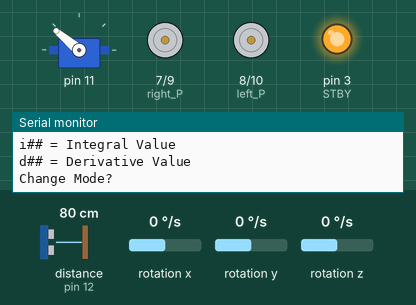
A sketch run on a simulated Arduino Uno, built for the host (arithmetic inside an expression is 32-bit, double 64-bit). On the bench: servo, motor-driver pin pairs drawn as motors (green arrow = first pin HIGH = forward, orange = second pin HIGH = backward, longer = more drive, scaled by the enable pin, stopped while the standby pin is LOW), output pins drawn as LEDs (lit = HIGH), the last lines printed to the serial monitor. Wiring (inferred from the names in the program): ultrasonic range finder: trigger pin 13; echo pin 12; MPU-6050 motion sensor at I2C address 0x68. The test bench sets the inputs (shaded band); at power-on: distance to the obstacle (sensor on pin 12) 80 cm, rotation x 0 °/s, rotation y 0 °/s, rotation z 0 °/s. The echo pulse lasts 58.3 µs per cm; pins used as bus, display or sensor lines are not drawn.

Above: at 12.42 s.
12.6 s: distance to the obstacle (sensor on pin 12) set to 4 cm
At 15.5 s:
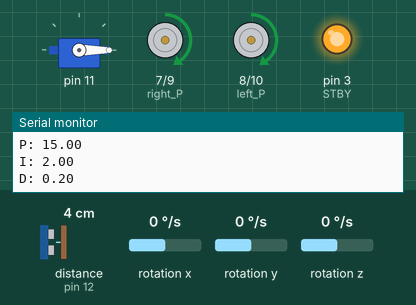
15.6 s: distance to the obstacle (sensor on pin 12) set to 2 cm
At 17.73 s:
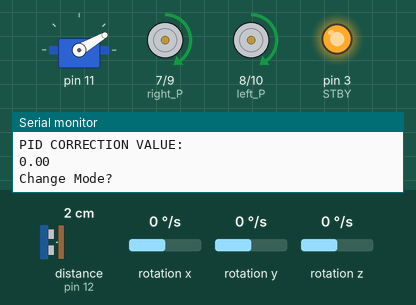
18.6 s: distance to the obstacle (sensor on pin 12) set to 9 cm
At 21.3 s:
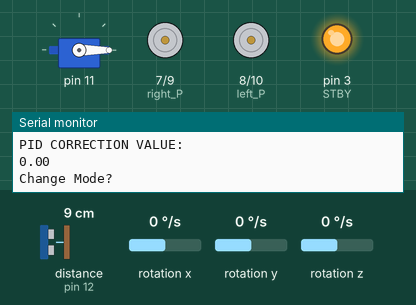
21.6 s: distance to the obstacle (sensor on pin 12) set to 35 cm
24.6 s: distance to the obstacle (sensor on pin 12) set to 40 cm
At 26.2 s:
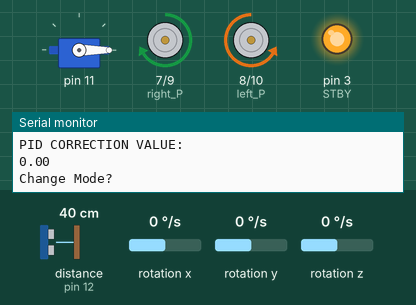
27.6 s: distance to the obstacle (sensor on pin 12) set to 18 cm
At 30.1 s:
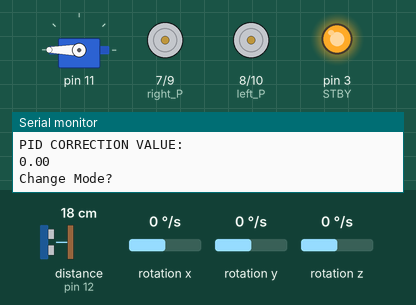
Timing chart, 0 to 31.6 s (numbered marks = the images above; inputs shaded):
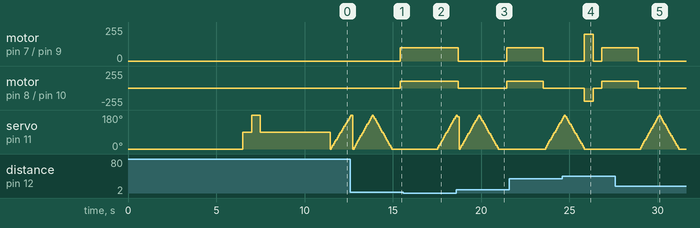

The sketch:

Sunny_Main.ino
```cpp
/*
Main.ino For Sunny the robot
Sunny can run autonomously, as well as be controlled remotely via bluetooth functionality
*/

#include <math.h>
#include <Servo.h>
#include <Wire.h>

int servo_P = 11;
int trig = 13;
int echo = 12;
byte incomingByte;

class Motor_Control{

  private:
  /*
  P and N = Positive polarity and Negitive polarity
  The motors work by reversing the flow of current (P == HIGH && N == LOW || P == LOW && N == HIGH)
  NOTE: Speed is from scale 0 to 255
  */
    const int STBY = 3;

    const int PWM_R = 5;
    const int right_P = 7;
    const int right_N = 9;

    const int PWM_L = 6;
    const int left_P = 8;
    const int left_N = 10;

    // NOTE: INV reverses the polarity of the motors, so forward becomes backward and vis versa
  public:
    /*
    REFER TO DRV8835 DATA SHEET
    PAGES 3 AND 7
    */
    void motor_Setup(){
      pinMode(STBY, OUTPUT);

      pinMode(PWM_R, OUTPUT);
      pinMode(right_P, OUTPUT);
      pinMode(right_N, OUTPUT);

      pinMode(PWM_L, OUTPUT);
      pinMode(left_P, OUTPUT);
      pinMode(left_N, OUTPUT);

      digitalWrite(STBY, HIGH);   // IMPORTANT -> sets standby mode to off

    }

    void stop(){
      analogWrite(PWM_R, 0);
      analogWrite(PWM_L, 0);
    }

    void circles(int speed = 100){
      // makes the right side go forward (P --> N)
      digitalWrite(right_P, HIGH);
      digitalWrite(right_N, LOW);
      analogWrite(PWM_R, speed); // Speed scale 0-255

      // makes the left side go backward (N --> P)
      digitalWrite(left_P, LOW);
      digitalWrite(left_N, HIGH);
      analogWrite(PWM_L, speed); // Speed scale 0-255

      delay(5000);
      stop();

      // car go in opposite circles now
      digitalWrite(right_P, LOW);
      digitalWrite(right_N, HIGH);
      analogWrite(PWM_R, speed);

      digitalWrite(left_P, HIGH);
      digitalWrite(left_N, LOW);
      analogWrite(PWM_L, speed);

      delay(5000);
      stop();
    }

    void car_forward(int speedR=200, int speedL=200){
      // NOTE: Speed is from scale 0 to 255

      // makes the right side go forward (P --> N)
      digitalWrite(right_P, HIGH);
      digitalWrite(right_N, LOW);
      analogWrite(PWM_R, speedR); // Speed scale 0-255

      // makes the left side go forward (P --> N)
      digitalWrite(left_P, HIGH);
      digitalWrite(left_N, LOW);
      analogWrite(PWM_L, speedL); // Speed scale 0-255
    }

    void car_backward(int speed=200){
      // NOTE: Speed is from scale 0 to 255

      digitalWrite(right_P, LOW);
      digitalWrite(right_N, HIGH);
      analogWrite(PWM_R, speed); // Speed scale 0-255

      digitalWrite(left_P, LOW);
      digitalWrite(left_N, HIGH);
      analogWrite(PWM_L, speed); // Speed scale 0-255
    }

    void car_left(int speed=200){
      // NOTE: Speed is from scale 0 to 255

      digitalWrite(right_P, HIGH);
      digitalWrite(right_N, LOW);
      analogWrite(PWM_R, speed); // Speed scale 0-255

      digitalWrite(left_P, LOW);
      digitalWrite(left_N, HIGH);
      analogWrite(PWM_L, speed); // Speed scale 0-255
    }

    void car_right(int speed=200){
      // NOTE: Speed is from scale 0 to 255

      digitalWrite(right_P, LOW);
      digitalWrite(right_N, HIGH);
      analogWrite(PWM_R, speed); // Speed scale 0-255

      digitalWrite(left_P, HIGH);
      digitalWrite(left_N, LOW);
      analogWrite(PWM_L, speed); // Speed scale 0-255
    }

    void turn_degs(float degree, char direction='R'){
      long time_Delay;
      if(degree <= 90){
        time_Delay = (275.5 * degree)/90.0;
      }else{
        time_Delay = (1000 * degree)/360.0;
      }

      switch(direction){
        case 'R':
          car_right(200);
          delay(time_Delay);
          stop();
          delay(500);
          break;
        case 'L':
          car_left(200);
          delay(time_Delay);
          stop();
          delay(500);
          break;
      }
    }

};

class Sensors{
  private:

  public:

  void sensors_Setup(){
    pinMode(trig, OUTPUT);
    digitalWrite(trig, LOW);
    delayMicroseconds(2);
    pinMode(echo, INPUT);
    delay(6000);
  }

  float ultrasonic_Sensors(int trig, int echo){
    digitalWrite(trig, LOW);
    delayMicroseconds(2);    // Used to trigger input pin to start ranging (refer to specs sheet)
    digitalWrite(trig, HIGH);
    delayMicroseconds(10);
    digitalWrite(trig, LOW);
    long duration = pulseIn(echo, HIGH, 38000);   // duration in micro seconds
    delay(60);
    float inches = 0;
    if(duration>=38000){
      Serial.print("Out range");
      inches = 257;   // duration in maximum amount of inches
      return inches;
      }
    else{
      float distance = duration/58.0;   // refer to specs sheet for formula
      // distance in centimeters
      inches=distance/2.54;
      return inches;
      }
    }

  float average(float arr[]){
    int len = sizeof(arr);
    float avg = 0;
    for(int i = 0; i < len; i++){
      avg += arr[i];
    }
    float val = avg/len;
    return val;
  }

};

class Obstacle_Avoidance{
  private:
    Servo servo;
    Motor_Control motors;
    Sensors sensor;

    const int min_distance = 15;    // in inches

  public:

  void avoidance_Setup(int Servo_Pin){
    servo.attach(Servo_Pin);
    servo.write(0);
    delay(500);
    servo.write(90);
    delay(500);
    servo.write(180);
    delay(500);
    servo.write(90);

  }

  bool enviroment_Sweep(){
    bool scan = false;
    int us_Buffer = 1;
    while(scan != true){
      float ultra_Sonic = 0;
      for(int i = 0; i<=360;i+=10){

        int angle;
        if(i <= 180){
          angle = i;
        }else{
          angle = 360 - i;
        }

        ultra_Sonic = sensor.ultrasonic_Sensors(trig, echo);
        if(ultra_Sonic < min_distance && ultra_Sonic > us_Buffer){
          scan = true;
          return scan;
        }
        servo.write(angle);
        // delayMicroseconds(50);
      }
    }
  }

  void direction_Change(){
    // does a sweeping scan to see what direction has open space (0 to 90 - right) and (90 to 180 - left)
    // compares the distance free dected on both sides and turns which ever direction has the most free distance
    // then drives in that direction

    float max_Angle = 0;
    float max_Dist = 0;
    float ultra_Sonic = 0;

    for(int i = 0; i<=360;i+=10){
      int angle;
        if(i <= 180){
          angle = i;
        }else{
          angle = 360 - i;
        }
      ultra_Sonic = sensor.ultrasonic_Sensors(trig, echo);
      if(max_Dist < ultra_Sonic){ // keeps track of the highest value and its associated angle during the sweep
        max_Dist = ultra_Sonic;
        max_Angle = angle;
      }
      // Serial.println(i);
      servo.write(angle);
      //delay(1);
    }

    if(max_Angle <= 90){  // if it was detected to the RIGHT of the bot
      motors.turn_degs(max_Angle,'R');
    }else{
      motors.turn_degs(max_Angle,'L');
    }
  }

  void obstacle_Avoid(){
    bool avoid = enviroment_Sweep();
    if(avoid == true){
      motors.stop();
      direction_Change();
    }
  }

};

class MPU650_MotionTracking{
  // Make sure to include Wire.h
  private:
    const byte DEVICE_ADDR = 0x68;    // this is the device address of the MPU6050
  public:
    float x_Offset=0;
    float y_Offset=0;
    float z_Offset=0;

  void motionTracking_setup(){
    Wire.begin();
    Wire.setClock(400000);
    Wire.beginTransmission(DEVICE_ADDR);    // this line sets up communcation with the device using the device address MPU
      Wire.write(0x6B);       // This line selects register name "PWR_MGMT_1"
      Wire.write(0);          // This line essentially "wakes" the device up by replacing its sleep bit from 1(sleep) to 0(awake)
    Wire.endTransmission();   // this line ensures the value is replaced

    gyro_Calibration();
  }

  void gyro_Calibration(){
    float gyro_x=0;
    float gyro_y=0;
    float gyro_z=0;

    int max_Test = 1000;
    for(int c = 0; c<max_Test; c++){
      Wire.beginTransmission(DEVICE_ADDR);
      Wire.write(0x43);              // tells the device to start at this register
      // when it reads the device it starts from the lowest register specified (43) and goes up
      Wire.endTransmission(false);
      Wire.requestFrom(DEVICE_ADDR,6);
      int16_t xH = Wire.read();    // reads 2 bytes
      int16_t xL = Wire.read();
      int16_t yH = Wire.read();
      int16_t yL = Wire.read();
      int16_t zH = Wire.read();
      int16_t zL = Wire.read();

      int16_t x = (xH << 8) | xL;  // combine high and low byte into one 16-bit value
                    // NOTE: << is a bit shift operator
      int16_t y = (yH << 8) | yL;  // combine high and low byte into one 16-bit value
      int16_t z = (zH << 8) | zL;  // combine high and low byte into one 16-bit value

      gyro_x += x / 131.0;    // convert to degrees per second
      gyro_y += y / 131.0;    // convert to degrees per second
      gyro_z += z / 131.0;    // convert to degrees per second
      delay(1);
    }

    x_Offset = gyro_x/max_Test;
    y_Offset = gyro_y/max_Test;
    z_Offset = gyro_z/max_Test;
  }

  void gyroScope(float gyro_Data[3]){
    Wire.beginTransmission(DEVICE_ADDR);
    Wire.write(0x43);              // tells the device to start at this register
    // when it reads the device it starts from the lowest register specified (43) and goes up
    Wire.endTransmission(false);
    Wire.requestFrom(DEVICE_ADDR,6);
    int16_t xH = Wire.read();    // reads 2 bytes
    int16_t xL = Wire.read();
    int16_t yH = Wire.read();
    int16_t yL = Wire.read();
    int16_t zH = Wire.read();
    int16_t zL = Wire.read();

    int16_t x = (xH << 8) | xL;  // combine high and low byte into one 16-bit value
                  // NOTE: << is a bit shift operator
    int16_t y = (yH << 8) | yL;  // combine high and low byte into one 16-bit value
    int16_t z = (zH << 8) | zL;  // combine high and low byte into one 16-bit value

    float gyro_x = (x / 131.0) + x_Offset;    // convert to degrees per second
    float gyro_y = (y / 131.0) + y_Offset;    // convert to degrees per second
    float gyro_z = (z / 131.0) + z_Offset;    // convert to degrees per second

    gyro_Data[0] = gyro_x;
    gyro_Data[1] = gyro_y;
    gyro_Data[2] = gyro_z;
    // Serial.println(gyro_Data[0]);
    // Serial.println(gyro_Data[1]);
    Serial.println(gyro_Data[2]);

  }

};

class PID{
  private:
    unsigned previous_Time = 0;
    float Kp = 0;
    float Ki = 0;
    float Kd = 0;
    float desired_Val;

    float integral = 0;
    float old_eT = 0;

  public:

  PID(float ideal_Val){
    desired_Val = ideal_Val;
  }

  float pid_Output(float kp, float ki, float kd, float actual_Val){
    Kp = kp;
    Ki = ki;
    Kd = kd;
    unsigned current_Time = millis();

    float dt = (current_Time - previous_Time)/1000.0;
    if (dt <= 0){
      return 0;
    }
    float eT = desired_Val - actual_Val;

    float P = Kp * eT;
    integral += eT * dt;
    float I = Ki * integral;
    float derivative = (eT - old_eT) / dt;
    float D = Kd * derivative;

    float pid = P + I + D;
    previous_Time = current_Time;
    old_eT = eT;
    return pid;
  }
};

class BlueTooth{
  private:
    Motor_Control motors;
  public:

  void pid_Blu(float &kp, float &ki, float &kd){
    char weight;
    // float kp = Kp;
    // float ki = Ki;
    // float kd = Kd;
    if(Serial.available() > 0){
      weight = Serial.read();
      Serial.println("Controller Variable: " + String(weight));
      switch(weight){
        case 'p':
          do{
            kp = Serial.parseFloat();
          }while(Serial.available() == 0);
          Serial.println("NEW PROPORTIONAL VALUE: " + String(kp));
          break;
        case 'i':
          do{
            ki = Serial.parseFloat();
          }while(Serial.available() == 0);
          Serial.println("NEW INTEGRAL VALUE: " + String(ki));
          break;
        case 'd':
          do{
            kd = Serial.parseFloat();
          }while(Serial.available() == 0);
          Serial.println("NEW DERIVATIVE VALUE: " + String(kd));
          break;
      }
    }
  }

  void remote_Control(int &speed){
    char command = Serial.read();
    switch(command){
      case 'V':
        speed = Serial.read();
        break;
      case 'F':
        motors.car_forward(speed, speed);
        break;
      case 'B':
        motors.car_backward(speed);
        break;
      case 'L':
        motors.car_left(speed);
        break;
      case 'R':
        motors.car_right(speed);
      default:
        Serial.println("Car STOP");
        motors.stop();
        break;
    }
  }

};

// Object creation
Servo servo;
Motor_Control motors;
Sensors sensor;
Obstacle_Avoidance avoid;
MPU650_MotionTracking motionT;
BlueTooth blu;
PID pid(0);


void setup() {
  /*
  Sunny Startup Routine
  This test the Ultra-sonic servo directions and
  initializes the motor and sensors.
  */
  motors.motor_Setup();
  sensor.sensors_Setup();
  avoid.avoidance_Setup(servo_P);
  motionT.motionTracking_setup();


  Serial.begin(9600);
  Serial.println("TERMINAL RESET HERE");

  float valx = motionT.x_Offset;
  float valy = motionT.y_Offset;
  float valz = motionT.z_Offset;
  Serial.println(valx);
  Serial.println(valy);
  Serial.println(valz);

  delay(2000);
  Serial.println("The PID Bluetooth control is:\np## = Proportional Value\ni## = Integral Value\nd## = Derivative Value");
}


int speed = 100;
float gyro_Data[3];
char weight;
float kp = 15.0;
float ki = 2.0;
float kd = 0.2;


void loop() {
  Serial.println("Change Mode?");
  if(Serial.available() > 0){
    String mode = Serial.readString();
    while(mode == 'remote'){       // bluetooth remote capability
      Serial.println("Remote Control Active");
      blu.remote_Control(speed);
      mode = Serial.readString();
    }
    if(mode == 'sunny'){        // autonomous capabality
      Serial.println("PID Tuning Active");
      blu.pid_Blu(kp,ki,kd);    // capability to manually change PID values via bluetooth functionality between phone and robot
    }
  }

  avoid.obstacle_Avoid();
  motors.car_forward(speed,speed);
  motionT.gyroScope(gyro_Data);

  // MANUAL PID TUNING
  float pid_Out = pid.pid_Output(kp,ki,kd,gyro_Data[2]);
  Serial.print("\nP: "+String(kp)+"\nI: "+String(ki)+"\nD: "+String(kd)+"\n");
  delay(1000);
  if(gyro_Data[2] < 0){   // if the car drifts right
    int L_Speed = abs(speed - pid_Out);
    motors.car_forward(speed, L_Speed);
  }else{    // if the car drifts left
    int R_Speed = abs(speed - pid_Out);
    motors.car_forward(R_Speed, speed);
  }

  // Serial.println(gyro_Data[0]);
  // Serial.println(gyro_Data[1]);

  Serial.println("GYRO SCOPE YAW(z) VALUE:");
  Serial.println(gyro_Data[2]);
  Serial.println("PID CORRECTION VALUE:");
  Serial.println(pid_Out);
  delay(1000);

}
```

Measured:
- the behaviour switches between 3 and 2 cm on distance to the obstacle (sensor on pin 12) (found by bisection; images 1 and 2)
- the behaviour switches between 37 and 38 cm on distance to the obstacle (sensor on pin 12) (found by bisection; images 3 and 4)
- after the input at 12.6 s, motor on pin 7 (right_P) / pin 9 (right_N), motor on pin 8 (left_P) / pin 10 (left_N): stopped → forward 100/255 after 2.8 s
- after the input at 15.6 s, motor on pin 7 (right_P) / pin 9 (right_N), motor on pin 8 (left_P) / pin 10 (left_N): stays forward 100/255 (without the input it goes to stopped after 1.9 s)
- after the input at 18.6 s, motor on pin 7 (right_P) / pin 9 (right_N), motor on pin 8 (left_P) / pin 10 (left_N): forward 100/255 → stopped after 0.10 s, → forward 100/255 2.8 s later
- after the input at 24.6 s, motor on pin 7 (right_P) / pin 9 (right_N): stopped → forward 200/255 after 1.2 s, → stopped 0.50 s later, → forward 100/255 0.50 s later; motor on pin 8 (left_P) / pin 10 (left_N): stopped → backward 200/255 after 1.2 s, → stopped 0.50 s later, → forward 100/255 0.50 s later
- after the input at 27.6 s, motor on pin 7 (right_P) / pin 9 (right_N), motor on pin 8 (left_P) / pin 10 (left_N): forward 100/255 → stopped after 1.3 s
- by itself, servo on pin 11: rises from 0° to 180° in 1.0 s, then falls to 0° in 1.1 s
